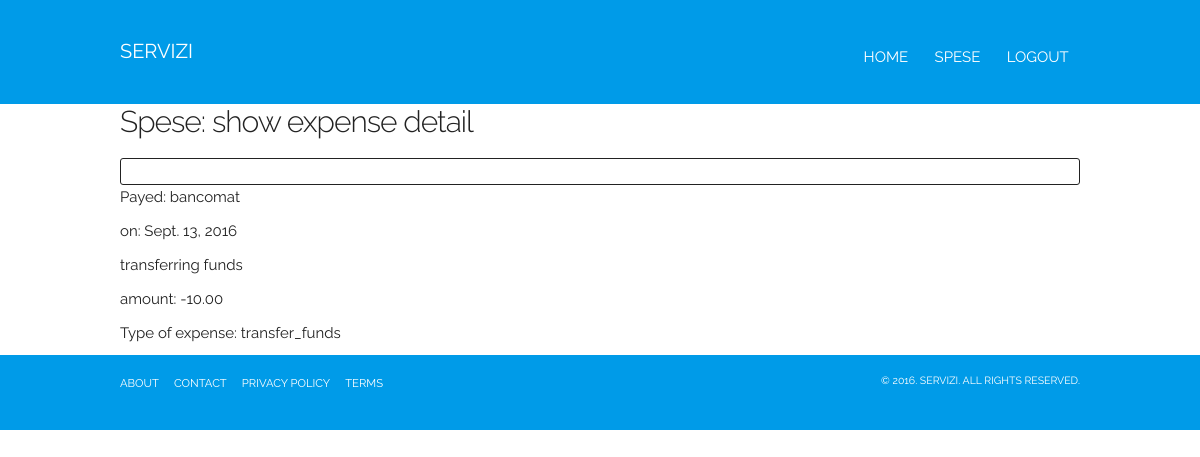
Screenshot of /spese/4/ (signed in) with the database file from the repository.
### spese/models.py (models this page shows, shortened)
class Expense(models.Model):
    user = models.ForeignKey(User)
    source = models.ForeignKey(Source, related_name='expenses', null=True,
                               blank=True, default=1)
    date = models.DateField(_('date'), 'date', null=True, blank=True, default=timezone.now)
    description = models.CharField(_('description'), max_length=300, null=True,
                               blank=True)
    amount = models.DecimalField(_('amount'), max_digits=8, decimal_places=2)
    tags = TaggableManager()
    class Meta:
        verbose_name_plural = _('expenses')
        verbose_name = _('expense')
        ordering = ['-date', 'source', ]
    def formatted_amount(self):
        return ('<div class="number">%s</div>' %
                (numberformat.numberformat(self.amount), ))
    formatted_amount.short_description = _('amount')
    formatted_amount.allow_tags = True
    def date_str(self):
        """
        Formats the date by "%Y-%m-%d." pattern.
        """
        return self.date.strftime("%Y-%m-%d")
    date_str.short_description = _("date")

class Source(models.Model):
    name = models.CharField(_('name'), max_length=50)
    users = models.ManyToManyField(User)
    class Meta:
        verbose_name_plural = _('sources')
        verbose_name = _('source')
        ordering = ['name', ]

### spese/views.py (the view)
# urls.py: url(r'^(?P<expense_id>[0-9]+)/$', views.detail, name='detail'),
@login_required(login_url="login/")
def detail(request, expense_id):
    expense = get_object_or_404(Expense, pk=expense_id)
    page_identification = 'Spese: show expense detail'
    if not expense.user == request.user:
        messages.error(request, "expense id {}: wrong user (it's {})".format(expense.id, expense.user.username))
        return HttpResponseRedirect(reverse('spese:index'))
    return render(request, 'spese/detail.html', {'page_identification': page_identification,
                                                 'operation': 'show',
                                                 'expense': expense,
                                                }
                 )

### spese/templates/spese/detail.html
{% extends 'spese/base_spese.html' %}
    {% block operations %}
    <div class="container">
        <div class="u-full-width">
            <nav class="navbar operations">
                <ul>
                    <li> <a href="{% url 'spese:change' expense.pk %}">change</a> </li>
                    <li> <a href="{% url 'spese:delete' expense.pk %}">delete</a> </li>
                </ul>
            </nav>
        </div>
    </div>
    {% endblock %}
    {% block operation_content %}
    <div class="container">
        <div class="u-full-width">
        <div class="expense">
            <p>Payed: {{ expense.source.name }} </p>
            <p>on: {{ expense.date }} </p>
            <p>{{ expense.description }} </p>
            <p>amount: {{ expense.amount }} </p>
            <ul> Type of expense:
            {% for tag in expense.tags.names %}
                <li class="label-expense-type"> {{ tag }} </li>&nbsp
            {% endfor %}
            </ul>
        </div>
        </div>
    </div>
    {% endblock %}

### static/css/skeleton.css (style rules this page uses)
.container { position: relative; width: 100%; max-width: 960px; margin: 0 auto; padding: 0 20px; box-sizing: border-box; }
@media (min-width: 400px) { .container { width: 85%; padding: 0; } }
@media (min-width: 550px) { .container { width: 80%; } }
html { font-size: 62.5%; }
body { font-size: 1.5em; line-height: 1.6; font-weight: 400; font-family: "Raleway", "HelveticaNeue", "Helvetica Neue", Helvetica, Arial, sans-serif; color: #222; }
p { margin-top: 0; }
a { color: #1EAEDB; }
ul { list-style: circle inside; }
ol, ul { padding-left: 0; margin-top: 0; }
li { margin-bottom: 1rem; }
pre, blockquote, dl, figure, table, p, ul, ol, form { margin-bottom: 2.5rem; }
.u-full-width { width: 100%; box-sizing: border-box; }
.container:after, .row:after, .u-cf { content: ""; display: table; clear: both; }

### static/css/base.css (style rules this page uses)
pre, blockquote, dl, figure, table, p, ul, ol, form { margin-bottom: 1.0rem; }

### spese/static/spese/spese.css (style rules this page uses)
.label-expense-type { display: inline; }
.operations { padding:0.50em; border-style:solid; border-width:1px; border-radius:3px; // background-color: Cyan; margin-top:0.5em; line-height:1.0rem; }
nav.operations ul { line-height: 1.0rem; margin: 0rem; }
nav.operations ul li { display:inline-block; line-height: 1.0rem; list-style: none; margin: 0rem; }
nav.operations ul li a { color:#0000; text-transform:normal; text-decoration:none; padding:0em 0.75em; }

### rows the page displays
Expense: source.name "bancomat", date "Sept. 13, 2016", description "transferring funds", amount "-10.00"
Tag: name "transfer_funds"

### other values shown
{{ page_identification }} "Spese: show expense detail"
